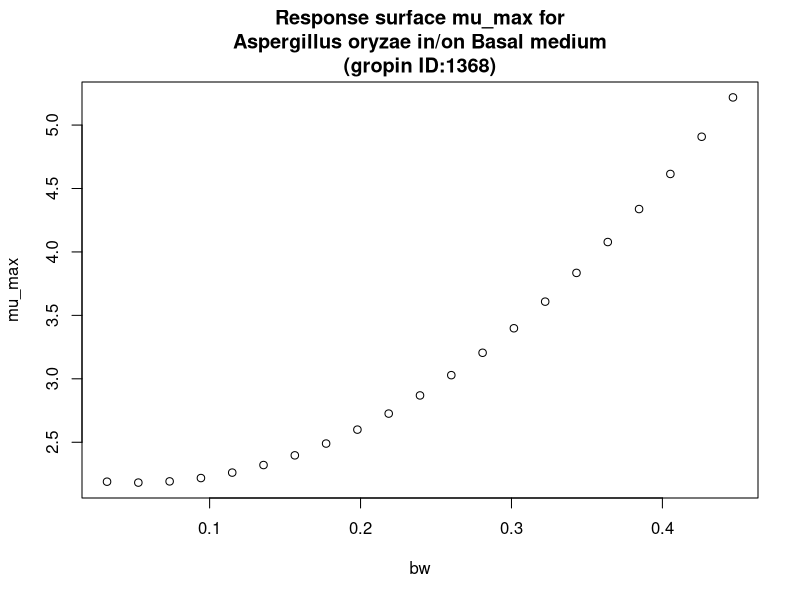

The R script that drew this image:
#############################
# start of Parameter script
#############################
bw <- seq(0.032032,0.446753246753247,length.out=21)
#############################
# end of Parameter script
#############################
############################# 
# start of Model script Gropin ID 1368 
#############################
 
# constant coefficients for this model
 
variables <- data.frame(bw)
argumentsPar <- expand.grid(variables)
 
# heart of the model
response_surface <- function(bw) {
   mumax <-(2.233-1.990*bw+19.41*bw^2)

return(mumax=mumax)
} 

# output parameters
mumax <- cbind(argumentsPar,response_surface(argumentsPar['bw']))
colnames(mumax) <- c(colnames(argumentsPar),'mumax')
#############################
# End of Model script
#############################
############################# 
# start of Visualisation script Gropin ID 1368 
#############################
plot(bw,mumax$mumax,
                          xlab='bw',
                          ylab='mu_max',main='Response surface mu_max for
Aspergillus oryzae in/on Basal medium
(gropin ID:1368)')
#############################
# End of Visualisation script
#############################
